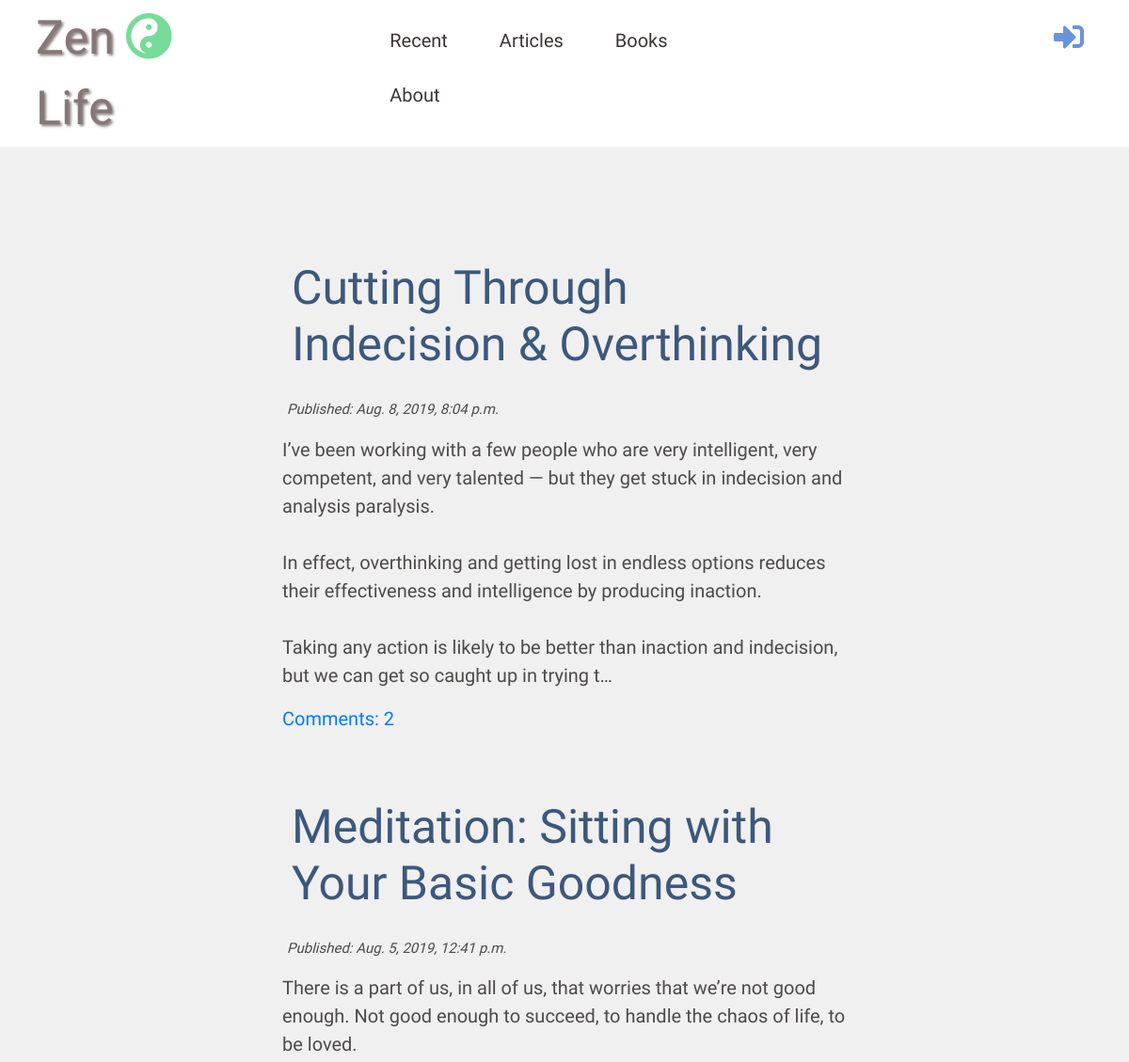
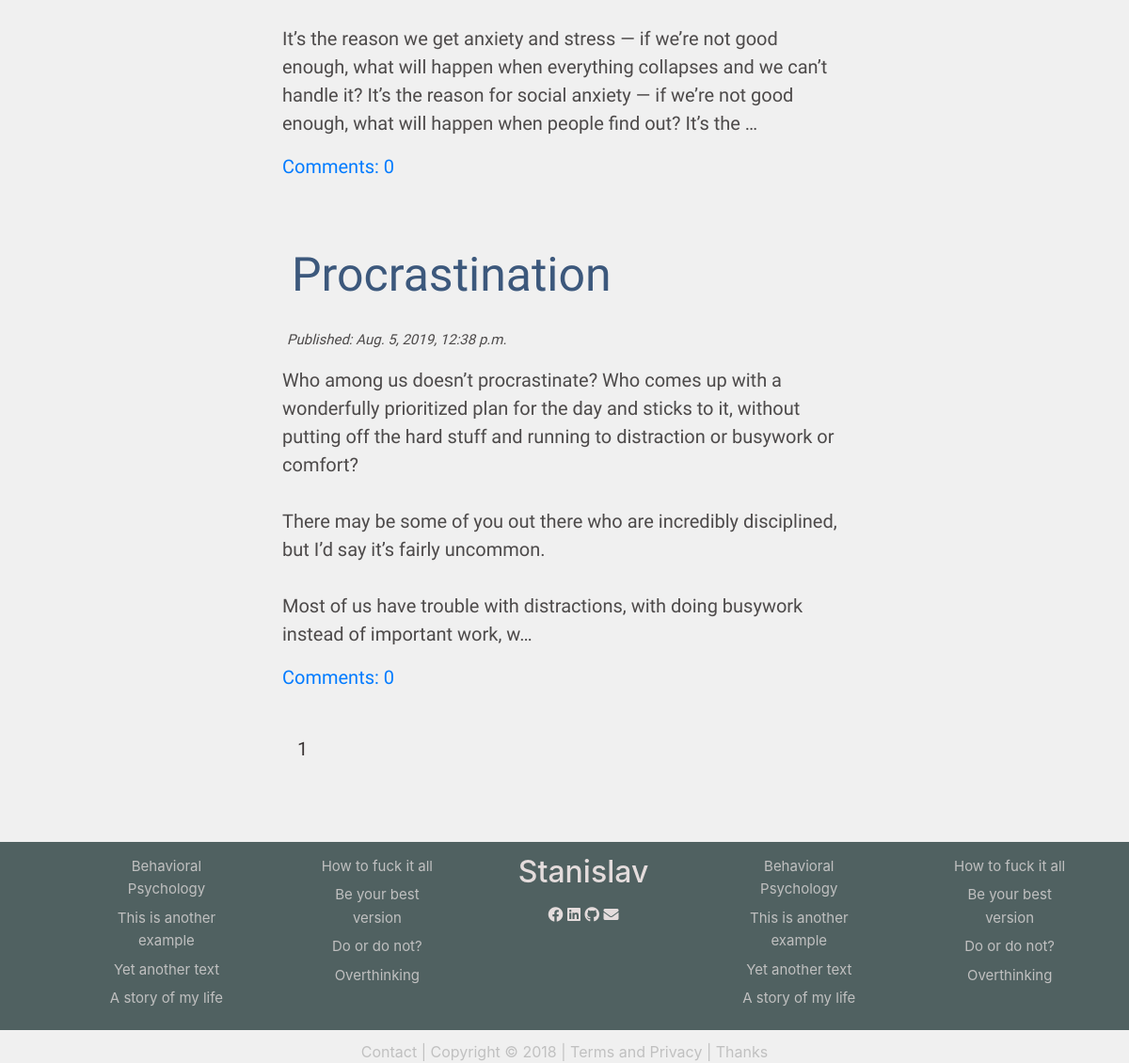
Before: / with the older database file (2 pictures, top to bottom).
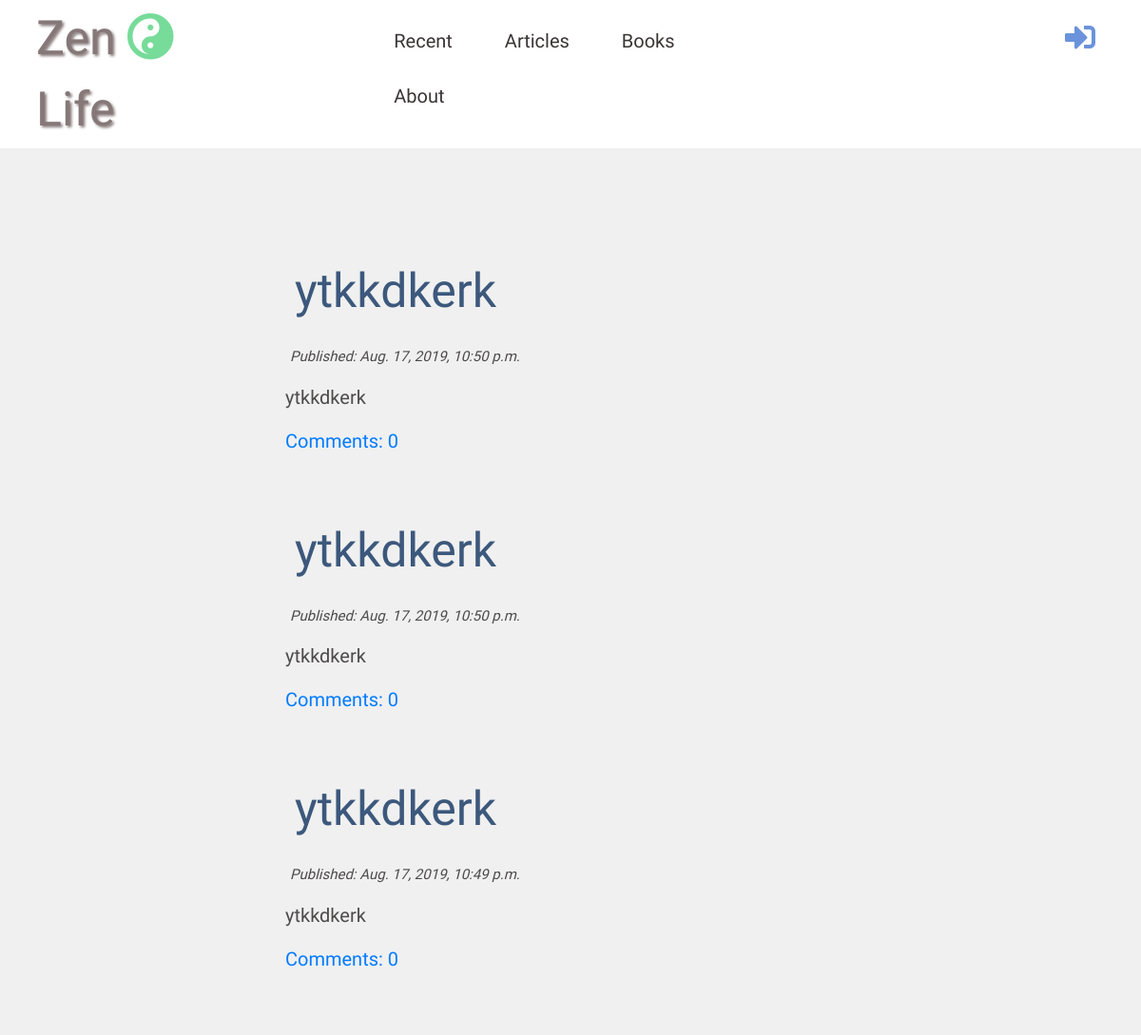
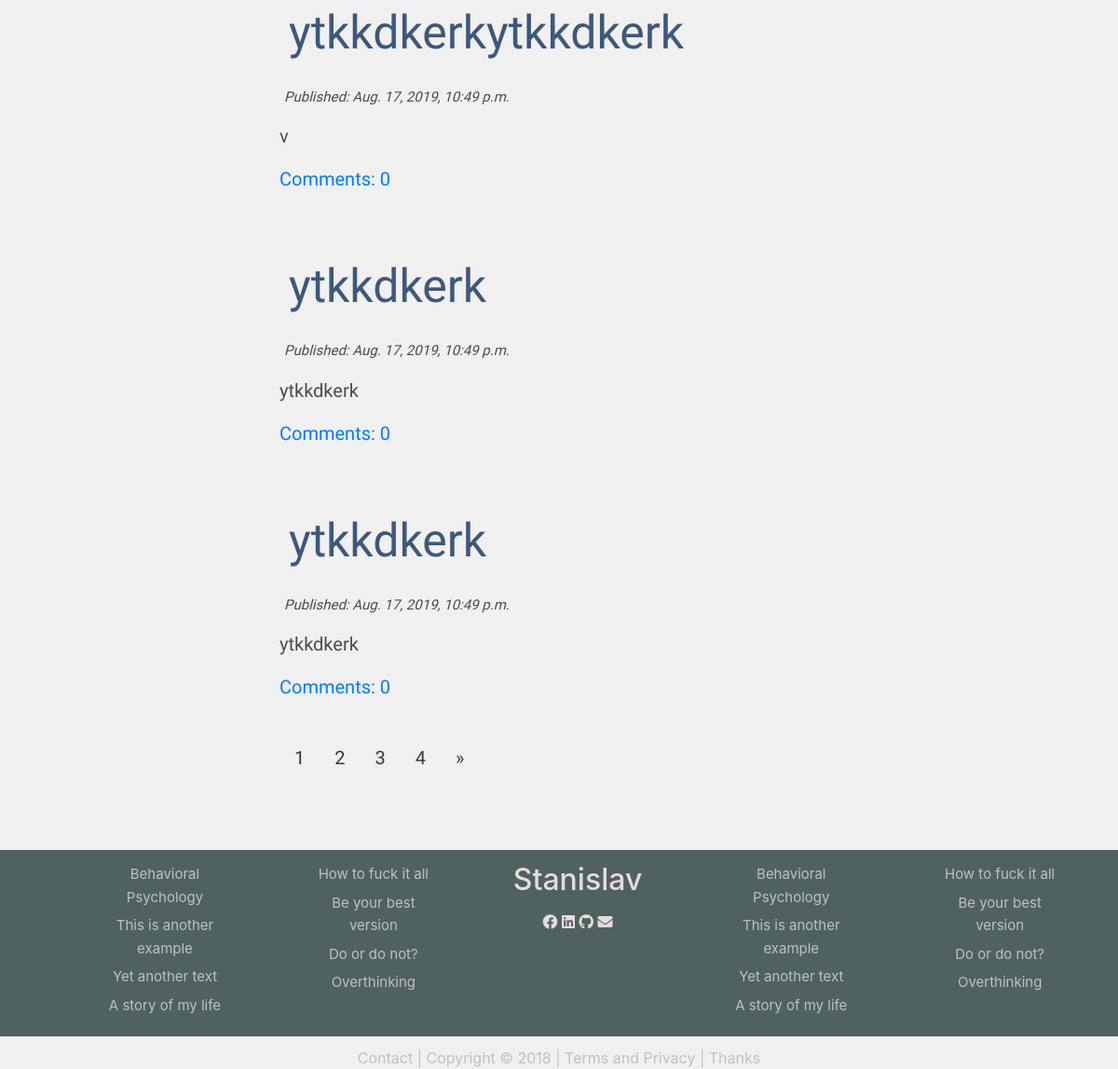
After: the same page with the newer database file (2 pictures, top to bottom).
### blogApp/models.py (models this page shows, shortened)
class Post(models.Model):
    author = models.ForeignKey('auth.User', on_delete=models.CASCADE)
    title = models.CharField(max_length=250)
    text = models.TextField()
    created_date = models.DateTimeField(default=timezone.now)
    published_date = models.DateTimeField(default=None)
    def approved_comments(self):
        return self.comments.filter(approved=True)

### blogApp/views.py (the view)
# urls.py: path('', views.post_list, name = 'post_list'),
def post_list(request):    #templates/blogApp/post_list.html but tempaltes is automatic
    all_posts = Post.objects.filter(published_date__lte=timezone.now()).order_by('-published_date')
    paginator = Paginator(all_posts, 6)
    page = request.GET.get('page')
    posts = paginator.get_page(page)
    page_range = []
    for i in range(posts.number-3, posts.number+4):
        if i >= 1 and i<= posts.paginator.num_pages:
            page_range.append(i)
    stuff_for_frontend = {'posts': posts, 'page_range':page_range}
    return render(request, 'blogApp/post_list.html', stuff_for_frontend)

### blogApp/templates/blogApp/post_list.html (shortened to what this page needs)
{% extends "blogApp/base.html" %}
{% block content %}
    {% for post in posts %}
    <div class="post-div">
        <h2><a href="{% url 'post_detail' pk=post.pk %}">{{ post.title }}</a></h3>
        <p class="time">Published: {{ post.published_date }}</p>
        <p>{{ post.text|truncatechars:400|linebreaksbr }}</p>
        <a href="{% url 'post_detail' pk=post.pk %}">Comments: {{ post.approved_comments.count }}</a>
    </div>
    {% endfor %}
    <div class="pagination">
        {% for i in page_range %}
            <a href="?page={{ i }}"> {{ i }} </a>
        {% endfor %}
        {% if posts.has_next %}
            <a href="?page={{ posts.paginator.num_pages }}">&raquo;</a>
        {% endif %}
    </div>
{% endblock  %}

Changed rows visible on the page:
no longer on this page (row unchanged): Post: title "Cutting Through Indecision & Overthinking", published_date "Aug. 8, 2019, 8:04 p.m.", text "I’ve been working with a few people who are very intelligent, very competent, and very talented — but they get stuck in indecision and analysis paralysis. In effect, overthinking and getting lost in endless options reduces their effectiveness and intelligence by producing inaction. Taking any action is likely to be better than inaction and indecision, but we can get so caught up in trying t…", approved_comments.count "2"
no longer on this page (row unchanged): Post: title "Meditation: Sitting with Your Basic Goodness", published_date "Aug. 5, 2019, 12:41 p.m.", text "There is a part of us, in all of us, that worries that we’re not good enough. Not good enough to succeed, to handle the chaos of life, to be loved. It’s the reason we get anxiety and stress — if we’re not good enough, what will happen when everything collapses and we can’t handle it? It’s the reason for social anxiety — if we’re not good enough, what will happen when people find out? It’s the …", approved_comments.count "0"
no longer on this page (row unchanged): Post: title "Procrastination", published_date "Aug. 5, 2019, 12:38 p.m.", text "Who among us doesn’t procrastinate? Who comes up with a wonderfully prioritized plan for the day and sticks to it, without putting off the hard stuff and running to distraction or busywork or comfort? There may be some of you out there who are incredibly disciplined, but I’d say it’s fairly uncommon. Most of us have trouble with distractions, with doing busywork instead of important work, w…", approved_comments.count "0"
added Post: title "ytkkdkerk", published_date "Aug. 17, 2019, 10:50 p.m.", text "ytkkdkerk", approved_comments.count "0"
added Post: title "ytkkdkerk", published_date "Aug. 17, 2019, 10:50 p.m.", text "ytkkdkerk", approved_comments.count "0"
added Post: title "ytkkdkerk", published_date "Aug. 17, 2019, 10:49 p.m.", text "ytkkdkerk", approved_comments.count "0"
added Post: title "ytkkdkerkytkkdkerk", published_date "Aug. 17, 2019, 10:49 p.m.", text "v", approved_comments.count "0"
added Post: title "ytkkdkerk", published_date "Aug. 17, 2019, 10:49 p.m.", text "ytkkdkerk", approved_comments.count "0"
added Post: title "ytkkdkerk", published_date "Aug. 17, 2019, 10:49 p.m.", text "ytkkdkerk", approved_comments.count "0"
Other visible differences:
new list line: "2"
new list line: "3"
new list line: "4"
